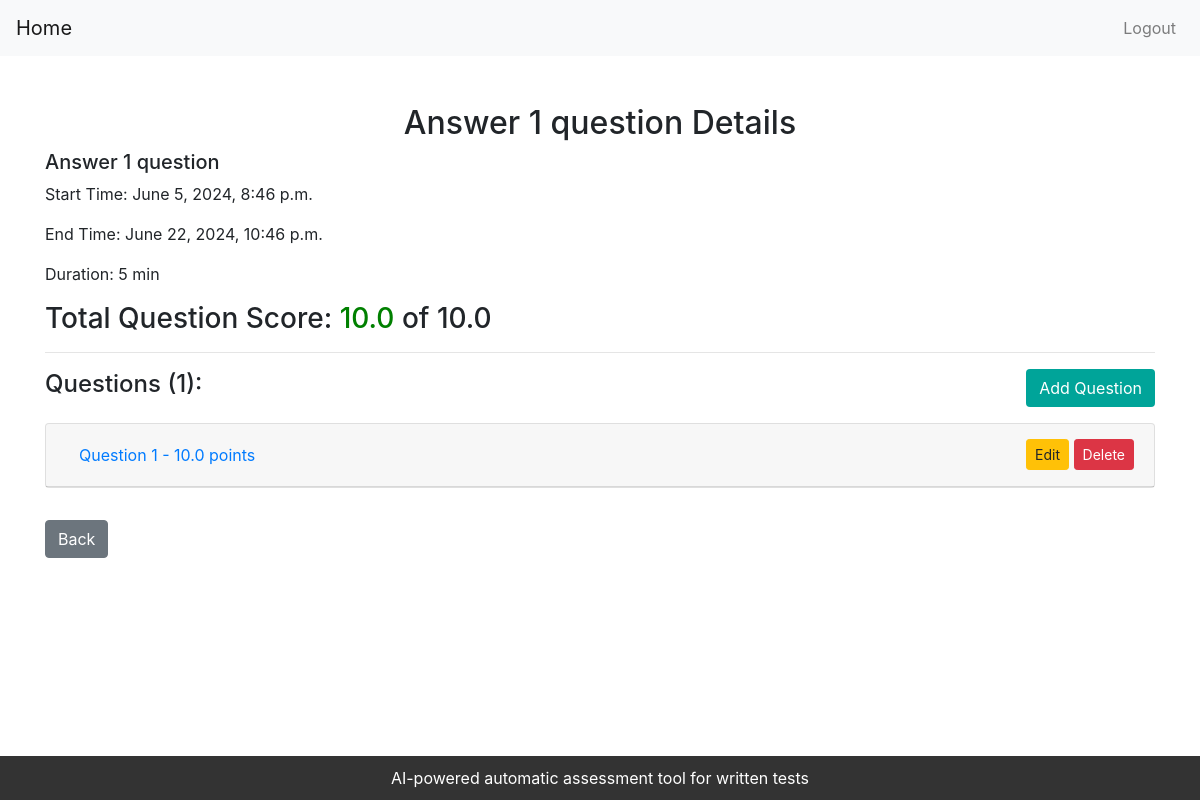
/core/teacher/view_test/2/ (signed in), run on an earlier commit of the app's database.
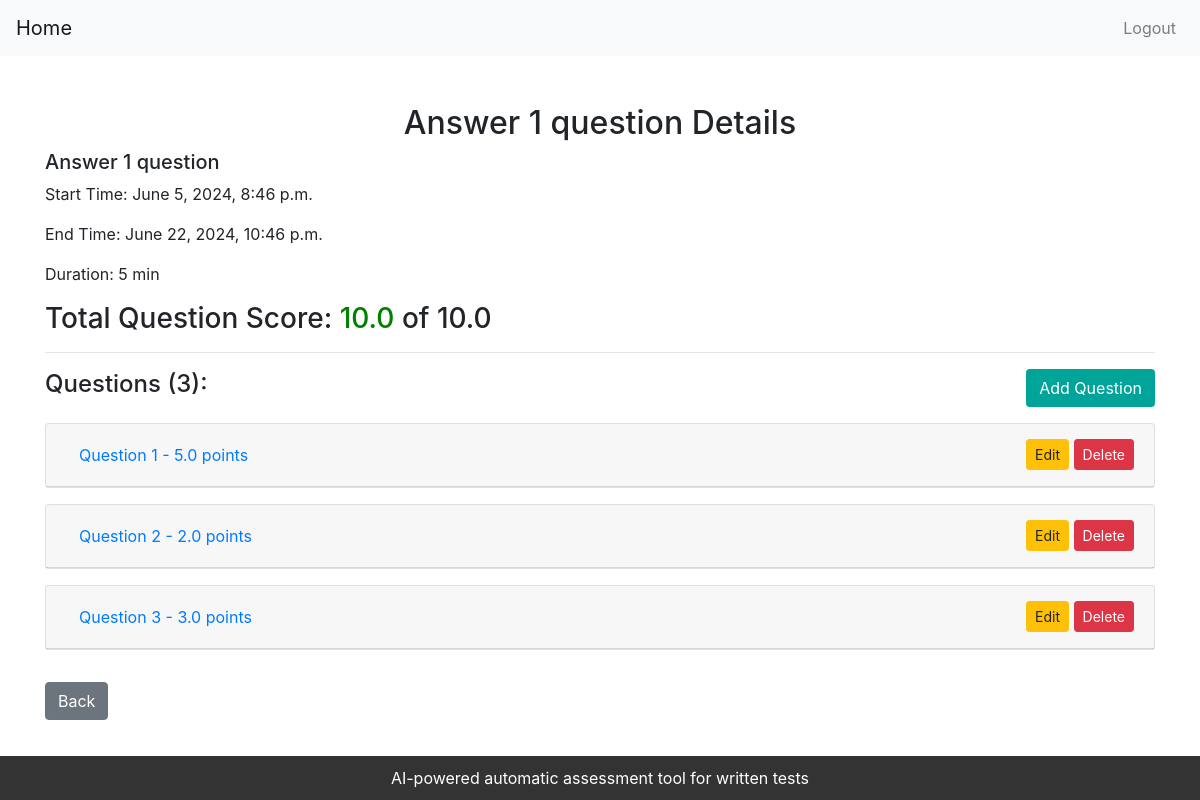
And on a later commit of the database.
### core/models.py (models this page shows, shortened)
class Test(models.Model):
    test_id = models.AutoField(primary_key=True)
    test_title = models.CharField(max_length=50)
    test_description = models.TextField(max_length=1024)
    start_time = models.DateTimeField(default=timezone.now)
    end_time = models.DateTimeField(default=timezone.now)
    duration = models.IntegerField(default=60)
    max_score = models.FloatField(default=100.0)
    subject = models.ForeignKey(Subject, on_delete=models.CASCADE)
    is_open = models.BooleanField(default=False)

class Question(models.Model):
    question_id = models.AutoField(primary_key=True)
    question_text = RichTextField()
    score = models.FloatField()
    max_length = models.IntegerField(default=500)
    test = models.ForeignKey(Test, on_delete=models.CASCADE)

### core/views.py (the view)
# urls.py: path('teacher/view_test/<int:test_id>/', views.view_test, name='view_test'),
@login_required
def view_test(request, test_id):
    test = get_object_or_404(Test, pk=test_id)
    total_score = sum(question.score for question in test.question_set.all())
    return render(request, 'core/view_test.html', {'test': test, 'total_score': total_score})

### templates/core/view_test.html (shortened to what this page needs)
<!DOCTYPE html>
<html lang="en">
<head>
    <link rel="stylesheet" href="https://stackpath.bootstrapcdn.com/bootstrap/4.5.2/css/bootstrap.min.css">
    <link rel="stylesheet" href="https://cdnjs.cloudflare.com/ajax/libs/font-awesome/5.15.3/css/all.min.css">
</head>
<body>
    <nav class="navbar navbar-expand-lg navbar-light bg-light">
        <a href="{% url 'teacher_dashboard' %}" class="navbar-brand">Home</a>
        <div class="collapse navbar-collapse justify-content-end" id="navbarNav">
            <ul class="navbar-nav">
                <li class="nav-item">
                    <a class="nav-link" href="{% url 'logout' %}">Logout</a>
                </li>
            </ul>
        </div>
    </nav>
    <div class="container mt-5">
        <h2 class="text-center">{{test.test_title}} Details</h2>
        <h5>{{ test.test_description }}</h5>
        <div class="mb-3">
            <p>Start Time: {{ test.start_time }}</p>
            <p>End Time: {{ test.end_time }}</p>
            <p>Duration: {{ test.duration}} min </p>
        </div>
        <h3>Total Question Score: <span id="total-score">{{ total_score }}</span> of {{ test.max_score }}</h3>
        <hr>
        <div class="d-flex justify-content-between align-items-center mb-3">
            <h4>Questions ({{ test.question_set.count }}):</h4>
            <a href="{% url 'add_question_to_test' test.test_id %}" class="btn btn-custom">Add Question</a>
        </div>
        <div id="questionAccordion">
            {% for question in test.question_set.all %}
            <div class="card mb-3">
                <div class="card-header d-flex justify-content-between align-items-center" id="heading{{ question.question_id }}">
                    <div>
                        <button class="btn btn-link" type="button" data-toggle="collapse" data-target="#collapse{{ question.question_id }}" aria-expanded="true" aria-controls="collapse{{ question.question_id }}">
                            Question {{ forloop.counter }} - {{ question.score }} points
                        </button>
                    </div>
                    <div>
                        <a href="{% url 'edit_question' question.question_id %}" class="btn btn-warning btn-sm">Edit</a>
                        <a href="{% url 'delete_question' question.question_id %}" class="btn btn-danger btn-sm">Delete</a>
                    </div>
                </div>
            </div>
            {% endfor %}
        </div>
        <a href="{% url 'view_subject' test.subject.subject_id %}" class="btn btn-secondary mt-3">Back</a>
    </div>
    <footer class="footer">
        AI-powered automatic assessment tool for written tests
    </footer>
</body>
</html>

What changed in the data, as far as the page shows it:
computed for Test "Answer 1 question": question_set.count "1" → "3"
changed Question (number 1 of 3 on the later page): score "10.0" → "5.0"
added Question: score "2.0"
added Question: score "3.0"
